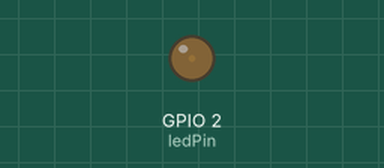
A sketch run on a simulated ESP32. Parts: output pins drawn as LEDs (lit = HIGH).

Above: at 0.05 s.
At 1.15 s:
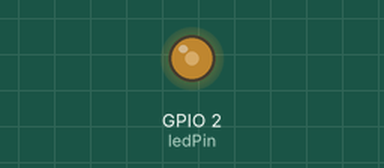
At 2.3 s:
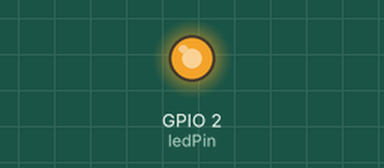
At 4.55 s:
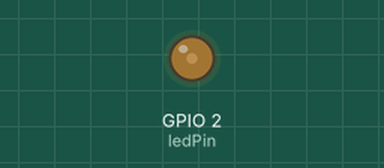
Timing chart, 0 to 6.6 s (numbered marks = the images above):
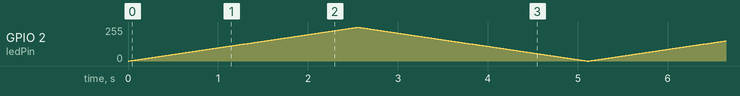

The sketch:

7.SimplebrightnessController.ino
```cpp
int ledChannel = 0;
int frequency = 5000;
int resolution = 8;

int ledPin = 2;

void setup()
{
	ledcSetup(ledChannel, frequency, resolution);
	// now the channel 0 act as PWM generator
	ledcAttachPin(ledPin, ledChannel);
	// attch the pin to that channel
}

void loop()
{
	for(int i=0;i<255;i++)
	{
		ledcWrite(ledChannel, i);
		delay(10);
	}

	// from brright to fade
	for(int i=255;i>=0;i--)
	{
		ledcWrite(ledChannel, i);
		delay(10);
	}


}
```
